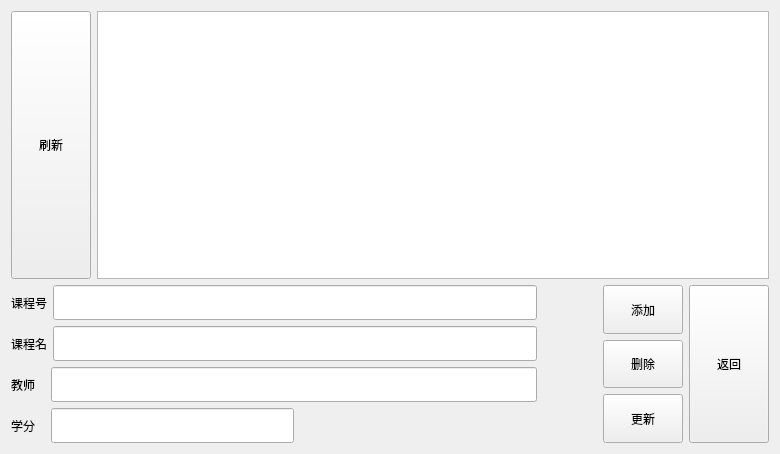
<?xml version="1.0" encoding="UTF-8"?>
<ui version="4.0">
 <class>manage_course</class>
 <widget class="QWidget" name="manage_course">
  <property name="geometry">
   <rect>
    <x>0</x>
    <y>0</y>
    <width>780</width>
    <height>454</height>
   </rect>
  </property>
  <property name="windowTitle">
   <string>Form</string>
  </property>
  <property name="styleSheet">
   <string notr="true">
</string>
  </property>
  <layout class="QVBoxLayout" name="verticalLayout_4">
   <item>
    <layout class="QVBoxLayout" name="verticalLayout_3">
     <item>
      <layout class="QHBoxLayout" name="horizontalLayout_6">
       <item>
        <widget class="QPushButton" name="seeAllButton">
         <property name="sizePolicy">
          <sizepolicy hsizetype="Minimum" vsizetype="Preferred">
           <horstretch>0</horstretch>
           <verstretch>0</verstretch>
          </sizepolicy>
         </property>
         <property name="styleSheet">
          <string notr="true">font: 87 11pt &quot;Arial Black&quot;;</string>
         </property>
         <property name="text">
          <string>刷新</string>
         </property>
        </widget>
       </item>
       <item>
        <widget class="QTableWidget" name="tableWidget">
         <property name="styleSheet">
          <string notr="true">font: 12pt &quot;Arial&quot;;</string>
         </property>
        </widget>
       </item>
      </layout>
     </item>
     <item>
      <layout class="QHBoxLayout" name="horizontalLayout_5">
       <item>
        <layout class="QVBoxLayout" name="verticalLayout_2">
         <item>
          <layout class="QHBoxLayout" name="horizontalLayout">
           <item>
            <widget class="QLabel" name="label">
             <property name="styleSheet">
              <string notr="true">font: 87 11pt &quot;Arial Black&quot;;</string>
             </property>
             <property name="text">
              <string>课程号</string>
             </property>
            </widget>
           </item>
           <item>
            <widget class="QLineEdit" name="idLineEdit">
             <property name="minimumSize">
              <size>
               <width>35</width>
               <height>35</height>
              </size>
             </property>
             <property name="styleSheet">
              <string notr="true">font: 12pt &quot;Arial&quot;;</string>
             </property>
            </widget>
           </item>
          </layout>
         </item>
         <item>
          <layout class="QHBoxLayout" name="horizontalLayout_2">
           <item>
            <widget class="QLabel" name="label_2">
             <property name="styleSheet">
              <string notr="true">font: 87 11pt &quot;Arial Black&quot;;</string>
             </property>
             <property name="text">
              <string>课程名</string>
             </property>
            </widget>
           </item>
           <item>
            <widget class="QLineEdit" name="nameLineEdit">
             <property name="minimumSize">
              <size>
               <width>35</width>
               <height>35</height>
              </size>
             </property>
             <property name="styleSheet">
              <string notr="true">font: 12pt &quot;Arial&quot;;</string>
             </property>
            </widget>
           </item>
          </layout>
         </item>
         <item>
          <layout class="QHBoxLayout" name="horizontalLayout_3">
           <item>
            <widget class="QLabel" name="label_3">
             <property name="styleSheet">
              <string notr="true">font: 87 11pt &quot;Arial Black&quot;;</string>
             </property>
             <property name="text">
              <string>教师   </string>
             </property>
            </widget>
           </item>
           <item>
            <widget class="QLineEdit" name="teacherLineEdit">
             <property name="minimumSize">
              <size>
               <width>35</width>
               <height>35</height>
              </size>
             </property>
             <property name="styleSheet">
              <string notr="true">font: 12pt &quot;Arial&quot;;</string>
             </property>
            </widget>
           </item>
          </layout>
         </item>
         <item>
          <layout class="QHBoxLayout" name="horizontalLayout_4">
           <item>
            <widget class="QLabel" name="label_4">
             <property name="styleSheet">
              <string notr="true">font: 87 11pt &quot;Arial Black&quot;;</string>
             </property>
             <property name="text">
              <string>学分   </string>
             </property>
            </widget>
           </item>
           <item>
            <widget class="QLineEdit" name="creditLineEdit">
             <property name="minimumSize">
              <size>
               <width>35</width>
               <height>35</height>
              </size>
             </property>
             <property name="styleSheet">
              <string notr="true">font: 12pt &quot;Arial&quot;;</string>
             </property>
            </widget>
           </item>
           <item>
            <spacer name="horizontalSpacer_2">
             <property name="orientation">
              <enum>Qt::Horizontal</enum>
             </property>
             <property name="sizeHint" stdset="0">
              <size>
               <width>40</width>
               <height>20</height>
              </size>
             </property>
            </spacer>
           </item>
          </layout>
         </item>
        </layout>
       </item>
       <item>
        <spacer name="horizontalSpacer">
         <property name="orientation">
          <enum>Qt::Horizontal</enum>
         </property>
         <property name="sizeType">
          <enum>QSizePolicy::Fixed</enum>
         </property>
         <property name="sizeHint" stdset="0">
          <size>
           <width>60</width>
           <height>20</height>
          </size>
         </property>
        </spacer>
       </item>
       <item>
        <layout class="QVBoxLayout" name="verticalLayout">
         <item>
          <widget class="QPushButton" name="insertButton">
           <property name="sizePolicy">
            <sizepolicy hsizetype="Minimum" vsizetype="Preferred">
             <horstretch>0</horstretch>
             <verstretch>0</verstretch>
            </sizepolicy>
           </property>
           <property name="styleSheet">
            <string notr="true">font: 87 11pt &quot;Arial Black&quot;;</string>
           </property>
           <property name="text">
            <string>添加</string>
           </property>
          </widget>
         </item>
         <item>
          <widget class="QPushButton" name="deleteButton">
           <property name="sizePolicy">
            <sizepolicy hsizetype="Minimum" vsizetype="Preferred">
             <horstretch>0</horstretch>
             <verstretch>0</verstretch>
            </sizepolicy>
           </property>
           <property name="styleSheet">
            <string notr="true">font: 87 11pt &quot;Arial Black&quot;;</string>
           </property>
           <property name="text">
            <string>删除</string>
           </property>
          </widget>
         </item>
         <item>
          <widget class="QPushButton" name="updateButton">
           <property name="sizePolicy">
            <sizepolicy hsizetype="Minimum" vsizetype="Preferred">
             <horstretch>0</horstretch>
             <verstretch>0</verstretch>
            </sizepolicy>
           </property>
           <property name="styleSheet">
            <string notr="true">font: 87 11pt &quot;Arial Black&quot;;</string>
           </property>
           <property name="text">
            <string>更新</string>
           </property>
          </widget>
         </item>
        </layout>
       </item>
       <item>
        <widget class="QPushButton" name="backButton">
         <property name="sizePolicy">
          <sizepolicy hsizetype="Minimum" vsizetype="Preferred">
           <horstretch>0</horstretch>
           <verstretch>0</verstretch>
          </sizepolicy>
         </property>
         <property name="styleSheet">
          <string notr="true">font: 87 11pt &quot;Arial Black&quot;;</string>
         </property>
         <property name="text">
          <string>返回</string>
         </property>
        </widget>
       </item>
      </layout>
     </item>
    </layout>
   </item>
  </layout>
 </widget>
 <resources/>
 <connections/>
</ui>
